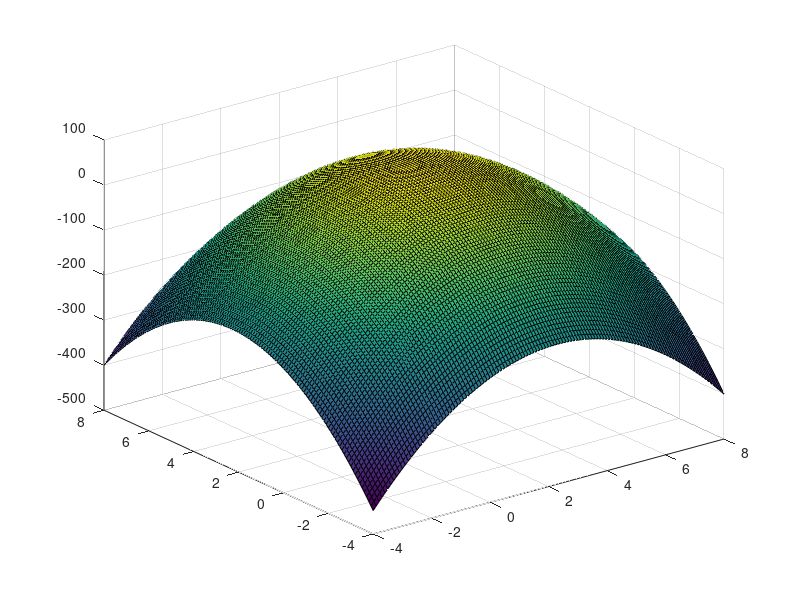

Reproduce this figure in MATLAB.
a = [4;4];
beta = 7.5;
range = [-4:0.1:8];
[X Y] = meshgrid(range,range);

%f=@(x,y)(delta(beta,a,[x;y]));
f=@(x,y)(beta*(a(1)*x+a(2)*y) - (beta-1) * (x^2+y^2));

tic();
Z=arrayfun(f,X,Y);
toc()

surf(X,Y,Z);
